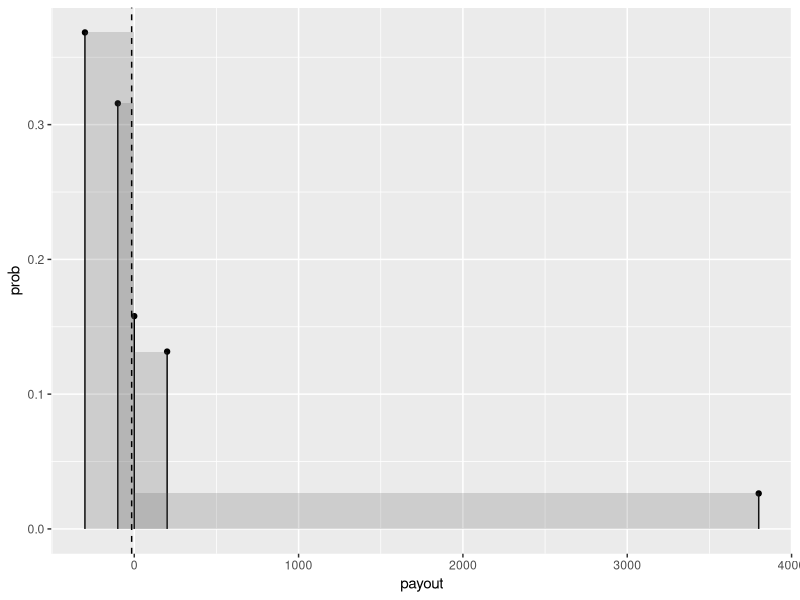
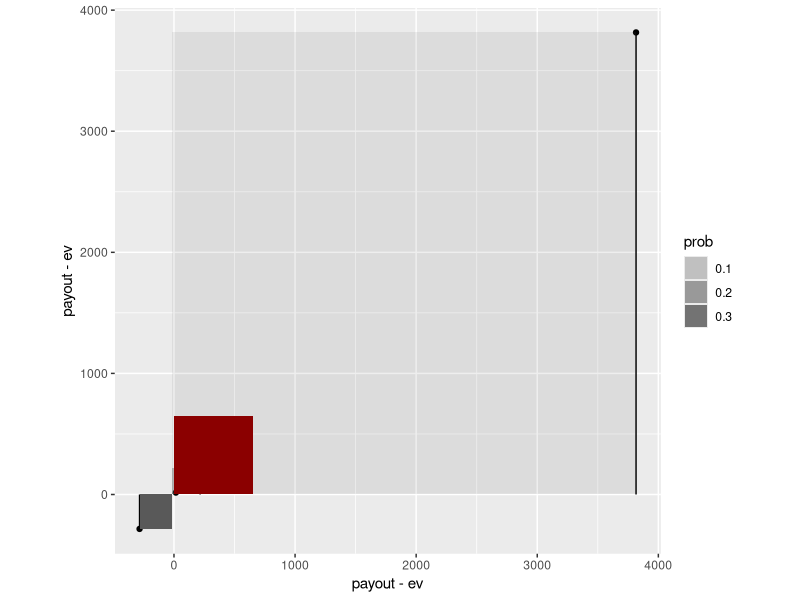

Generate these figures, in order, with R:
## ---- chunk 1
# This is the recommended set up for flipbooks
# you might think about setting cache to TRUE as you gain practice --- building flipbooks from scratch can be time consuming
knitr::opts_chunk$set(fig.width = 6, fig.height = 4, message = F, warning = FALSE, comment = "", cache = F)

options(tibble.print_min = 55)
options(knitr.duplicate.label = "allow")
options(width=300) # prevents data wrapping
## ---- chunk 2
knitr::opts_chunk$set(echo = TRUE)
## ---- chunk 3
library(tidyverse)
c(3800, 200, 0, -100, - 300) %>% 
  data.frame(payout = .) %>% 
  mutate(prob = c(1/38, 5/38, 6/38, 12/38, 14/38)) %>% 
  mutate(ev_contribution = prob*payout) %>% 
  mutate(ev = sum(ev_contribution)) %>% 
  mutate(var_contribution = (payout - ev)^2 * prob ) %>%
  mutate(variance = sum(var_contribution)) %>% 
  mutate(sd = sqrt(variance)) ->
roulette_example


roulette_example %>% 
  ggplot() + 
  aes(x = payout, y = prob) + 
  geom_point() + 
  geom_segment(aes(xend = payout, yend = 0)) + 
  geom_rect(aes(xmin = 0, xmax = payout, 
                ymin = 0, ymax = prob),
            alpha = .2) + 
  geom_vline(xintercept = -15.789, linetype = "dashed") ->
picture_ev

roulette_example %>% 
  ggplot() + 
  aes(x = payout - ev, y = payout - ev) + 
  geom_point() + 
  coord_equal() +
  geom_segment(aes(xend = payout - ev, yend = 0)) + 
  geom_rect(aes(xmin = ev, xmax = payout - ev, 
                ymin = 0, ymax = payout - ev,
            alpha = prob)) +
  geom_rect(aes(xmin = 0, ymin = 0, xmax = sd, ymax = sd),
            fill = "darkred") ->
picture_variance
## ---- chunk 4
c(20000, 5000, 0) %>% 
  data.frame(payout = .) %>% 
  mutate(situation = c("car totaled", 
                       "car repairs", 
                       "no accidents")) %>% 
  mutate(prob = c(1/100, 9/100, 90/100))  %>%
  mutate(ev_contribution = prob*payout) %>% 
  mutate(ev = sum(ev_contribution)) %>% 
  mutate(var_contribution = (payout - ev)^2 * prob ) %>%
  mutate(variance = sum(var_contribution)) %>% 
  mutate(sd = sqrt(variance)) ->
insurance_example
